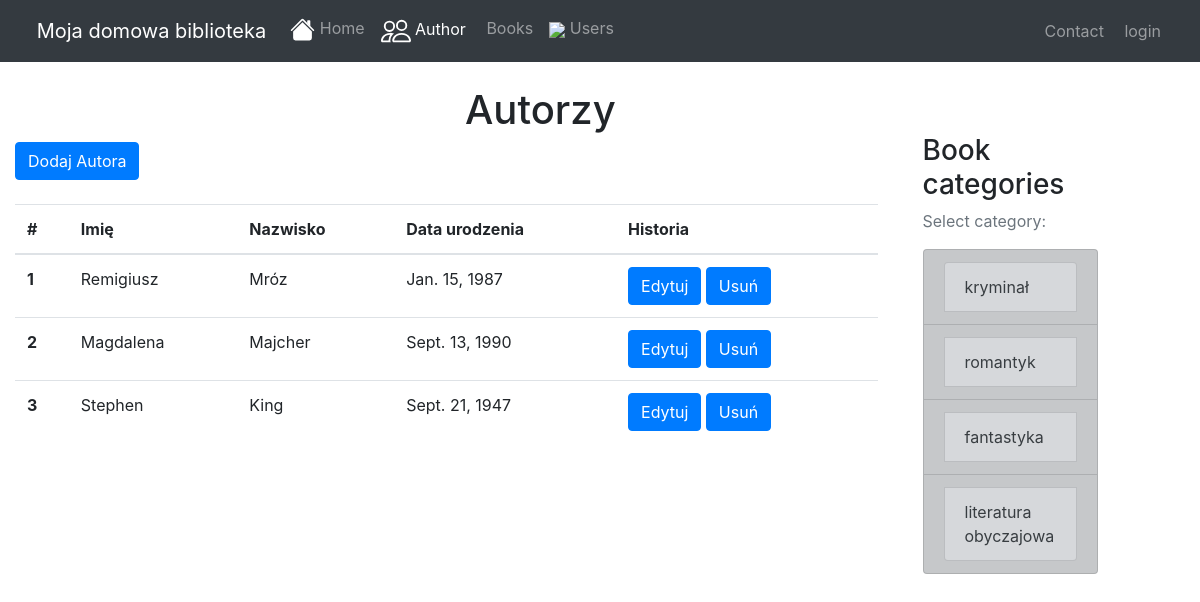
Screenshot of /authors/ with the database file from the repository.
### books/models.py (models this page shows, shortened)
class Author(models.Model):
    first_name = models.CharField(max_length=100, verbose_name='Imię')
    last_name = models.CharField(max_length=100, verbose_name='Nazwisko')
    birth_date = models.DateField(verbose_name='Data urodzenia')
    active = models.BooleanField(default=True)

class Category(models.Model):
    category = models.CharField(max_length=50)
    def __str__(self):
        return self.category
    class Meta:
        verbose_name_plural = "Categories"

### books/views.py (the view)
# urls.py: path('authors/', views.AuthorIndex.as_view(), name='author_index'),
class AuthorIndex(TemplateView):
    template_name = 'author/index.html'
    def get_context_data(self, **kwargs):
        context = super().get_context_data(**kwargs)
        context['authors'] = models.Author.objects.all()
        context['active_author'] = 'active'
        return context

### books/context_processors.py (called while the page is built)
def categories(request):
    return {
        'categories': Category.objects.all()
    }

### books/templates/author/index.html (shortened to what this page needs)
{% extends "layout/base.html" %}
{% block content %}
<div class="container">
    <div class="row">
        <div class="col ms-auto"><br>
            <h1 style="margin-left: 450px">Autorzy</h1>
            <a class="btn btn-primary" href="{% url 'author_create' %}" role="button"> Dodaj Autora</a><br>
            <br/>
        </div>
    </div>
    <div class="row">
        <div class="col ms-auto">
            <table class="table">
              <thead>
                <tr>
                  <th scope="col">#</th>
                  <th scope="col">Imię</th>
                  <th scope="col">Nazwisko</th>
                  <th scope="col">Data urodzenia</th>
                  <th scope="col">Historia</th>
                </tr>
              </thead>
              <tbody>
                {% for author in authors %}
                <tr>
                  <th scope="row">{{ author.id }}</th>
                  <td>{{ author.first_name }}</td>
                  <td>{{ author.last_name }}</td>
                  <td>{{ author.birth_date }}</td>
                  <td>
                      <a class="btn btn-primary" href="{% url 'author_update' author.id %}"> Edytuj</a>
                      <a class="btn btn-primary" href="{% url 'author_delete' author.id %}"> Usuń</a>
                  </td>
                </tr>
                {% endfor %}
              </tbody>
            </table>
        </div>
    </div>
</div>
{% endblock %}

### books/templates/layout/base.html (shortened to what this page needs)
{% load bootstrap4 %}
{% load static %}
<!DOCTYPE html>
<html lang="en">
  <head>
    {% bootstrap_css %}
</head>
  <body>
    <nav class="navbar navbar-expand-lg navbar-dark bg-dark static-top">
      <div class="container-fluid">
        <a class="navbar-brand" href="{% url 'index' %}"><img style="height:1.4em;" src="{% static 'books/icons/regal.png' %}"
          alt=""> Moja domowa biblioteka</a>
        <div class="collapse navbar-collapse" id="navbarText">
          <ul class="navbar-nav me-auto mb-2 mb-lg-0">
            <li class="nav-item">
              <a class="nav-link {{active_index}}" aria-current="page" href="{% url 'index' %}"> Home</a>
            </li>
            <li class="nav-item">
              <a class="nav-link {{active_author}}" href="{% url 'author_index' %}"> Author</a>
            </li>
            <li class="nav-item">
              <a class="nav-link {{active_book}}" href="{% url 'book_index' %}"><img src="{% static 'books/icons/book.png' %}" alt=""> Books</a>
            </li>
            <li class="nav-item">
              <a class="nav-link {{active_user}}" href="{% url 'user_index' %}"><img src="{% static 'books/icons/profile.png' %}"> Users</a>
            </li>
          </ul>
        </div>
        <div class="navbar-nav">
            <li class="nav-item">
              <a class="nav-item nav-link" href="{% url 'contact' %}"><img src="{% static 'books/icons/message.png' %}" alt=""> Contact</a>
            </li>
            {% if user.is_authenticated %}
            <p class="nav-link"> {{ user.username }} | <a href="{% url 'logout' %}"> <img src="{% static 'books/icons/logout.png' %}" alt=""> logout</a></p>
            {% else %}
            <a class="nav-link" href="{% url 'login' %}"><img src="{% static 'books/icons/login.png' %}" alt=""> login</a>
            {% endif %}
        </div>
        </div>
    </nav>
      <div class="row">
          <div class="col-md-9">
              {% block content %}{% endblock %}
          </div>
          <div class="col-md-2">
              <div class="content-section"><br><br><br>
                  <h3>Book categories</h3>
                  <p class='text-muted'>Select category:
                    <ul class="list-group">
                      {% for category in categories %}
                      <a href="{% url 'category' pk=category.pk %}" class="list-group-item list-group-item-action list-group-item-dark">
                      <li class="list-group-item list-group-item-secondary"> {{ category }} </li>
                      </a>
                      {% endfor %}
                    </ul>
                  </p>
              </div>
          </div>
      </div>
  </body>
</html>

### rows the page displays
Author: id "1", first_name "Remigiusz", last_name "Mróz", birth_date "Jan. 15, 1987"
Author: id "2", first_name "Magdalena", last_name "Majcher", birth_date "Sept. 13, 1990"
Author: id "3", first_name "Stephen", last_name "King", birth_date "Sept. 21, 1947"
Category: category "kryminał"
Category: category "romantyk"
Category: category "fantastyka"
Category: category "literatura obyczajowa"
